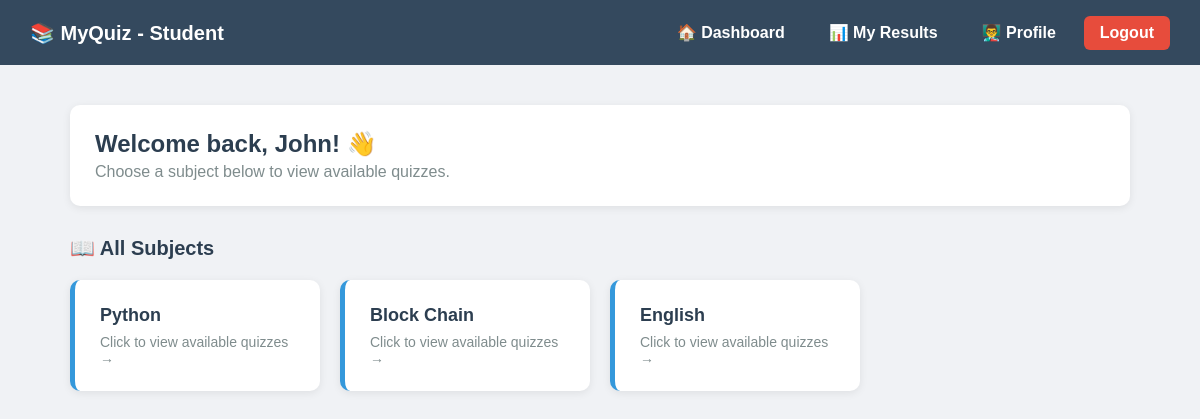
/accounts/student/dashboard/ (signed in), run on the app's committed database.
### accounts/models.py (models this page shows, shortened)
class User(AbstractUser):
    ROLE_CHOICES = (
        ("teacher", "Teacher"),
        ("student", "Student"),
    )
    role = models.CharField(max_length=10, choices=ROLE_CHOICES)
    is_approved = models.BooleanField(default=False)

### subjects/models.py (models this page shows, shortened)
class Subject(models.Model):
    name = models.CharField(max_length=200)
    created_by = models.ForeignKey(
        User, on_delete=models.CASCADE, null=True, blank=True
    )  # <- allow null temporarily

### accounts/views.py (the view)
# urls.py: path("student/dashboard/", views.student_dashboard, name="student_dashboard"),
@login_required
def student_dashboard(request):
    if request.user.role != "student":
        return redirect("login")
    from subjects.models import Subject
    subjects = Subject.objects.all()
    return render(request, "accounts/student_dashboard.html", {"subjects": subjects})

### templates/accounts/student_dashboard.html (shortened to what this page needs)
{% extends 'base_student.html' %}
{% block content %}
<div class="welcome">
    <h1>Welcome back, {{ request.user.username }}! 👋</h1>
    <p>Choose a subject below to view available quizzes.</p>
</div>
<div class="section-title">📖 All Subjects</div>
{% if subjects %}
<div class="subjects-grid">
    {% for subject in subjects %}
    <a href="{% url 'subject_detail' subject.id %}" class="subject-card">
        <h3>{{ subject.name }}</h3>
        <p>Click to view available quizzes →</p>
    </a>
    {% endfor %}
</div>
{% else %}
<div class="no-subjects">
    <h3>No subjects available yet.</h3>
    <p>Check back later when your teacher adds subjects.</p>
</div>
{% endif %}
{% endblock %}

### templates/base_student.html (style rules this page uses)
* { margin: 0; padding: 0; box-sizing: border-box; }
body { font-family: Arial, sans-serif; background: #f0f2f5; }

### templates/accounts/student_dashboard.html (style rules this page uses)
.welcome { background: white; padding: 25px; border-radius: 10px; margin-bottom: 30px; box-shadow: 0 2px 8px rgba(0,0,0,0.08); }
.welcome h1 { color: #2c3e50; font-size: 24px; }
.welcome p { color: #7f8c8d; margin-top: 5px; }
.section-title { font-size: 20px; color: #2c3e50; margin-bottom: 20px; font-weight: bold; }
.subjects-grid { display: grid; grid-template-columns: repeat(auto-fill, minmax(250px, 1fr)); gap: 20px; }
.subject-card { background: white; border-radius: 10px; padding: 25px; box-shadow: 0 2px 8px rgba(0,0,0,0.08); text-decoration: none; color: inherit; transition: 0.2s; border-left: 5px solid #3498db; display: block; }
.subject-card h3 { color: #2c3e50; font-size: 18px; }
.subject-card p { color: #7f8c8d; margin-top: 8px; font-size: 14px; }

### data on the page
User: user.username "John"
Subject: name "Python"
Subject: name "Block Chain"
Subject: name "English"
